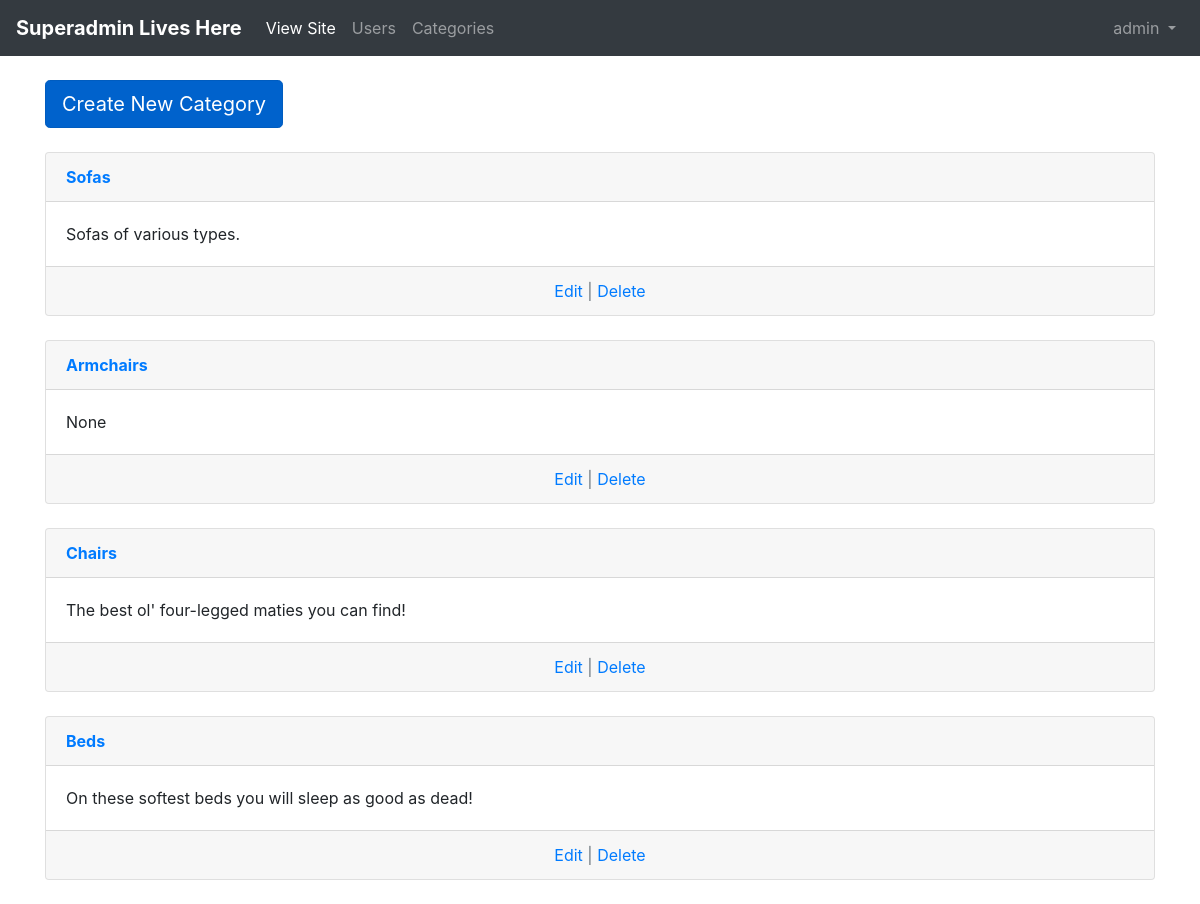
Page /superadmin/categories/ (signed in) on the committed database.
### authapp/models.py (models this page shows, shortened)
class ShopUser(AbstractUser):
    avatar = models.ImageField(upload_to='users_avatars', null=True, blank=True)
    age = models.PositiveIntegerField(verbose_name='Age', null=True, blank=True)

### mainapp/models.py (models this page shows, shortened)
class ProductCategory(models.Model):
    class Meta:
        verbose_name = 'Product Category'
        verbose_name_plural = 'Product Categories'
    name = models.CharField(verbose_name="category name", max_length=100)
    description = models.CharField(verbose_name='category description', max_length=1000, null=True, blank=True)

### adminapp/views.py (the view)
# urls.py: path('categories/', adminapp.CategoryListView.as_view(), name='category_list'),
class CategoryListView(LoginRequiredMixin, AdminMixin, ListView):
    model = ProductCategory
    context_object_name = 'categories'
    template_name = 'adminapp/categories/category_list.html'
    login_url = 'authapp:login'

### adminapp/views.py (called while the page is built)
    def test_func(self):
        return self.request.user.is_superuser

    def get_test_func(self):
        return self.test_func

    def dispatch(self, request, *args, **kwargs):
        user_test_result = self.get_test_func()()
        if not user_test_result:
            return redirect('adminapp:forbidden')
        return super().dispatch(request, *args, **kwargs)

### basketapp/models.py (called while the page is built)
    @property
    def cost(self):
        return self.quantity * self.product.price

### mainapp/context__processors.py (called while the page is built)
def get_categories(request):
    return {'all_categories': ProductCategory.objects.all()}

def get_basket(request):
    basket = []
    quantity = None
    total_price = None
    if request.user.is_authenticated:
        basket = request.user.basket.select_related('product__category').all()
        quantity = sum(list(map(lambda item: item.quantity, basket)))
        total_price = sum(list(map(lambda item: item.cost, basket)))
    return {
        'basket': basket,
        'basket_quantity': quantity,
        'basket_total_price': total_price
    }

### templates/adminapp/categories/category_list.html (shortened to what this page needs)
{% extends 'adminapp/base.html' %}
{% block content %}
    <div class="category_list">
        <a href="{% url 'superadmin:category_create' %}"
           class="btn btn-primary btn-lg active"
           role="button" aria-pressed="true">Create New Category
        </a><br><br>
        {% for category in categories %}
            <div class="card">
                <div class="card-header">
                <span class="font-weight-bold">
                    <a href="{% url 'superadmin:category_detail' category.pk %}">{{ category.name }}</a>
                </span>
                </div>
                <div class="card-body">
                    {{ category.description }}
                </div>
                <div class="card-footer text-center text-muted">
                    <a href="{% url 'superadmin:category_update' category.pk %}">Edit</a> |
                    <a href="{% url 'superadmin:category_delete' category.pk %}">Delete</a>
                </div>
            </div>
            <br/>
        {% endfor %}
    </div>
{% endblock %}

### templates/adminapp/includes/inc_menu.html (shortened to what this page needs)
<nav class="navbar navbar-expand-md navbar-dark bg-dark mb-4">
    <a class="navbar-brand" href="{% url 'adminapp:admin_home' %}"><b>Superadmin Lives Here</b></a>
    <div class="collapse navbar-collapse" id="navbarCollapse">
        <ul class="navbar-nav">
          <li class="nav-item active">
            <a class="nav-link" href="{% url 'main' %}">View Site<span class="sr-only">(current)</span></a>
          </li>
          <li class="nav-item">
            <a class="nav-link" href="{% url 'superadmin:users_list' %}">Users</a>
          </li>
          <li class="nav-item">
            <a class="nav-link" href="{% url 'superadmin:category_list' %}">Categories</a>
          </li>
        </ul>
        {% if user.is_authenticated %}
            <ul class="navbar-nav ml-auto">
                <li class="nav-item">
                    <a class="nav-link dropdown-toggle" href="#" id="userMenu"
                       data-toggle="dropdown" aria-haspopup="true"
                       aria-expanded="false">
                        {{ user.username }}
                    </a>
                </li>
            </ul>
        {% endif %}
    </div>
</nav>

### rows in the picture
ShopUser: username "admin"
ProductCategory: name "Sofas", description "Sofas of various types."
ProductCategory: name "Armchairs", description "None"
ProductCategory: name "Chairs", description "The best ol' four-legged maties you can find!"
ProductCategory: name "Beds", description "On these softest beds you will sleep as good as dead!"
